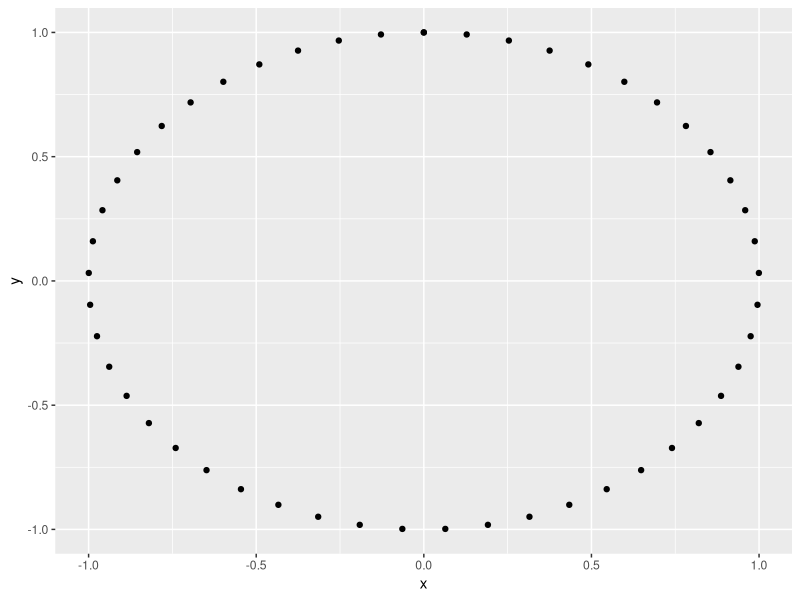
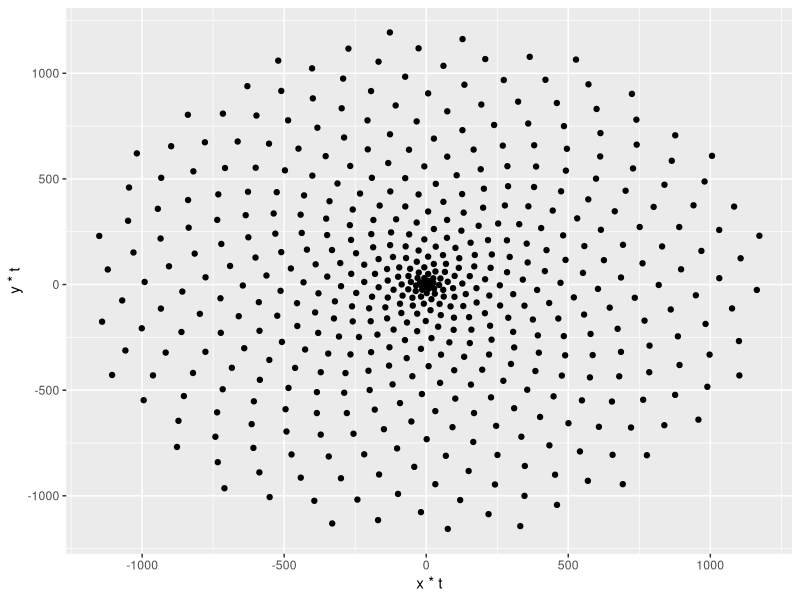
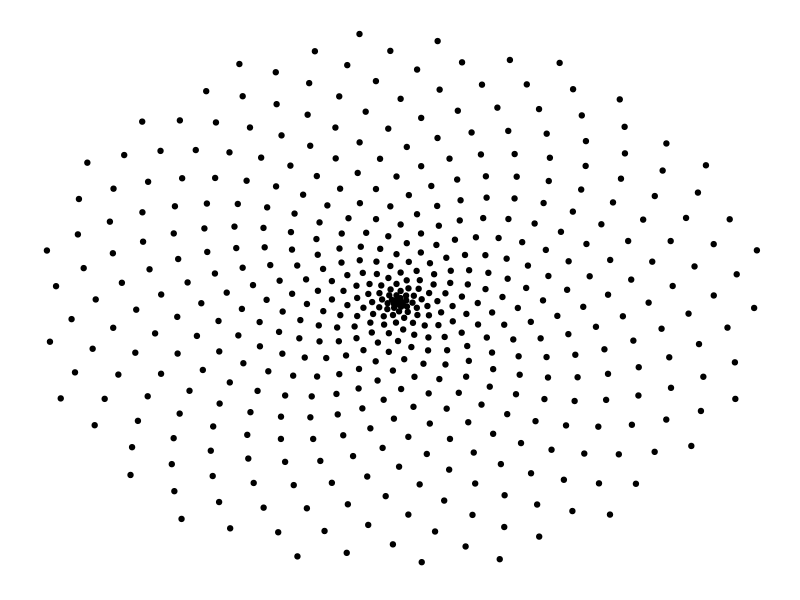
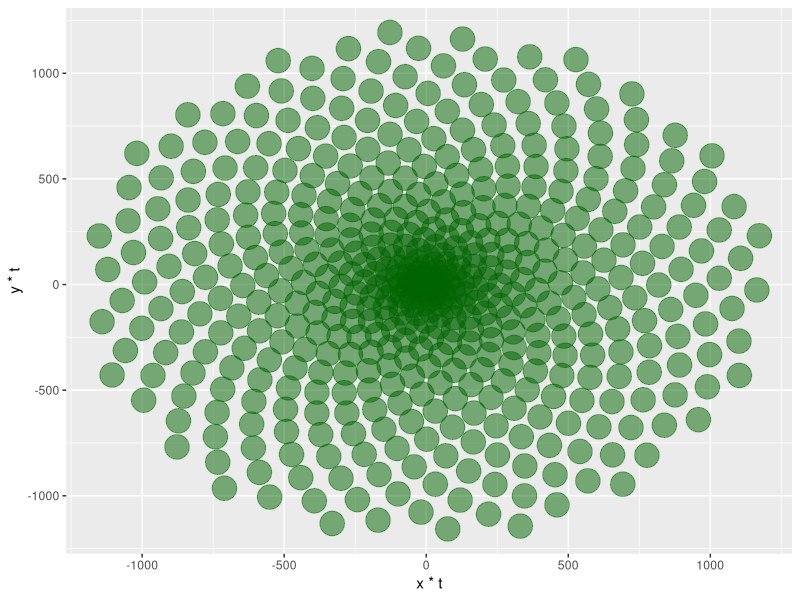
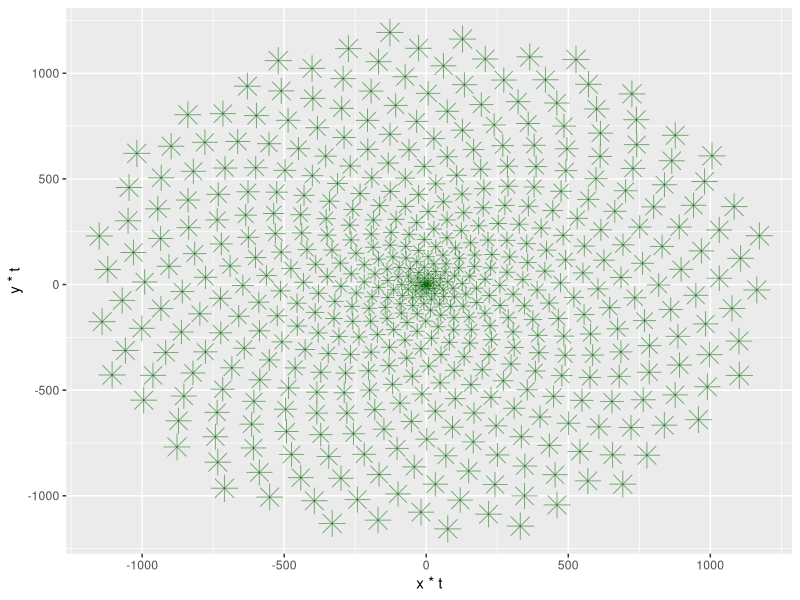
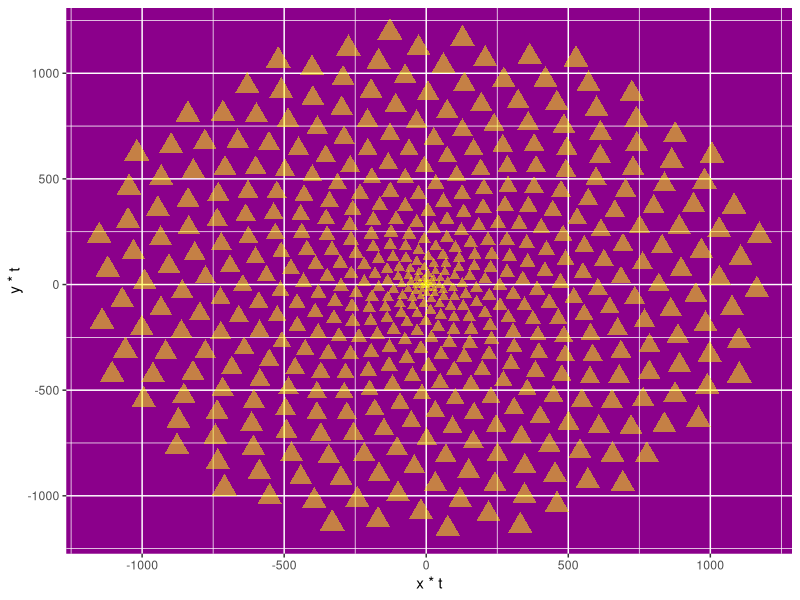
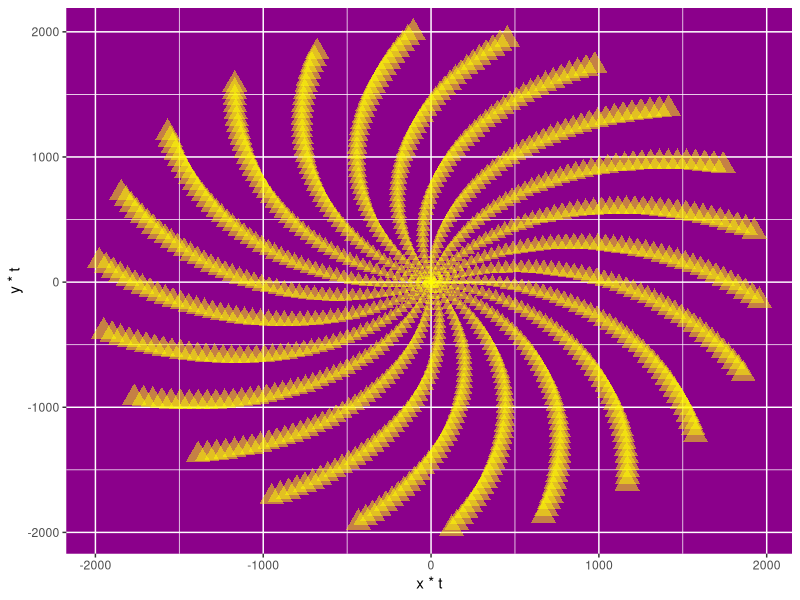
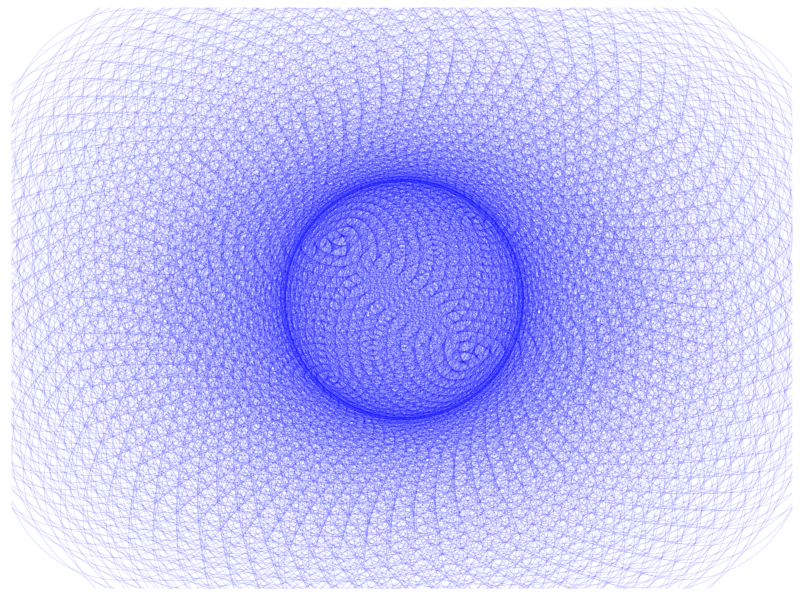

Reproduce these figures in R, in order.
## ---- chunk 1
knitr::opts_chunk$set(echo = TRUE, message = FALSE)
## ---- chunk 2
# Set plot images to a nice size
options(repr.plot.width = 4, repr.plot.height = 4)

# Load the ggplot2 package
library(ggplot2)
## ---- chunk 3
# Create circle data to plot
t <- seq(0, 2*pi, length.out = 50)
x <- sin(t)
y <- cos(t)
df <- data.frame(t, x, y)

# Make a scatter plot of points in a circle
p <- ggplot(df, aes(x, y))
p + geom_point()
## ---- chunk 4
# Define the number of points
points <- 500

# Define the Golden Angle
angle <- pi*(3-sqrt(5))

t <- (1:points) * angle
x <- sin(t)
y <-cos(t)
df <- data.frame(t, x, y)

# Make a scatter plot of points in a spiral
p <- ggplot(df, aes(x*t, y*t))
p + geom_point()
## ---- chunk 5
df <- data.frame(t, x, y)

# Make a scatter plot of points in a spiral and remove some plot components
p <- ggplot(df, aes(x*t, y*t))
p + geom_point() +
  theme(panel.background = element_rect(fill="white"),
        panel.grid = element_blank(),
        axis.title = element_blank(),
        axis.text = element_blank(),
        axis.ticks = element_blank())
## ---- chunk 6

# Change the code from Task 4 to modify the 
# size, transparency, and color of the points
p <- ggplot(df, aes(x*t, y*t))
p + geom_point(size = 8, alpha = 0.5, color= "darkgreen")
## ---- chunk 7
# Copy the code from Task 5 and modify the 
# color, size, and shape of the points
p <- ggplot(df, aes(x*t, y*t))
p +  geom_point(aes(size = t), alpha = 0.5, 
                color= "darkgreen", shape = 8) +
theme(legend.position = "none")
## ---- chunk 8
# Copy the code from Task 6 and modify the color and
# shape of the points, and the background color
p <- ggplot(df, aes(x*t, y*t))
p +  geom_point(aes(size = t), alpha = 0.5, 
                color= "yellow", shape = 17) +
theme(legend.position = "none", 
      panel.background = element_rect(fill = "darkmagenta"))
## ---- chunk 9
# Change the value of the angle
angle <- 2.0
points <- 1000

t <- (1:points)*angle
x <- sin(t)
y <- cos(t)
df <- data.frame(t, x, y)

# Copy the plotting code from Task 7
p <- ggplot(df, aes(x*t, y*t))
p +  geom_point(aes(size = t), alpha = 0.5, 
                color= "yellow", shape = 17) +
theme(legend.position = "none", 
      panel.background = element_rect(fill = "darkmagenta"))
## ---- chunk 10
# Change the values of angle and points
angle <- 13*pi/180
points <- 2000

t <- (1:points)*angle
x <- sin(t)
y <- cos(t)
df <- data.frame(t, x, y)

# Adjust the plot parameters to create the magenta flower
p <- ggplot(df, aes(x*t, y*t))
p + geom_point(size = 80, alpha = 0.1, shape = 1, color = "blue")+
  theme(legend.position="none",
        panel.background = element_rect(fill = "white"),
        panel.grid=element_blank(),
        axis.ticks=element_blank(),
        axis.title=element_blank(),
        axis.text=element_blank())
